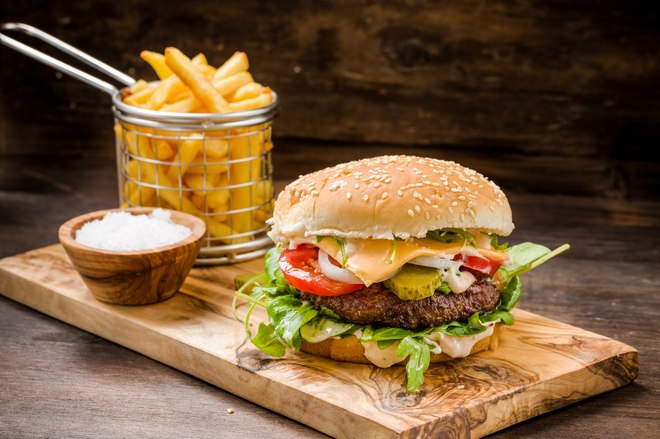
#> input picture Projets_perso/food1.jpg, 660 x 439 px
$ python traitement_image.py
#> lines starting #> are read from the running program, lines starting #| are printed output that depends on the picture
import numpy as np
import matplotlib.pyplot as plt

# Lecture de l'image
img = plt.imread('food1.jpg')
#> img is the input picture: shape (439, 660, 3); mean R, G, B 120.5, 90.2, 57.3
# Affichage du format de l'image
print(img.shape)
#| (439, 660, 3)
# Affichage du type de l'image
print(img.dtype)
#| uint8
# Application du filtre mirroir horizontal
image = img[:, ::-1, :]
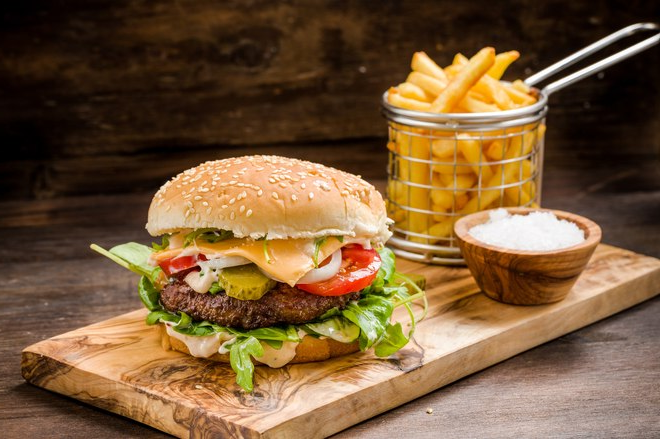
#> image: shape (439, 660, 3); mean R, G, B 120.5, 90.2, 57.3
# Application de la formule de luminance
image_2D = 0.299*image[:, :, 0] + 0.587*image[:, :, 1] + 0.114*image[:, :, 2]
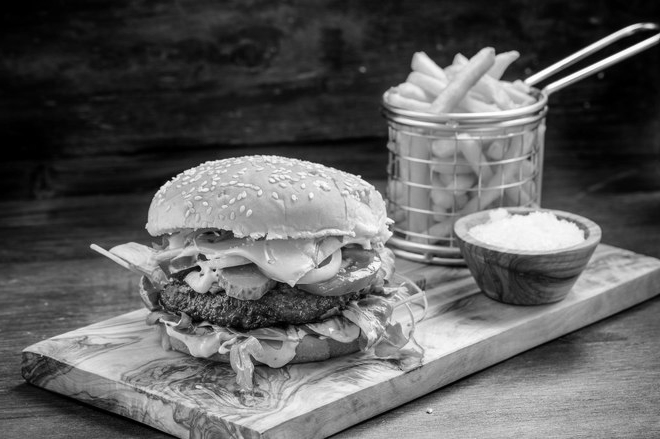
#> image_2D: shape (439, 660) float64; min 0, max 255, mean 95.5
# Augmentation de la luminosité de 30%
image_2D_30 = np.clip(image_2D*1.3, 0, 255)
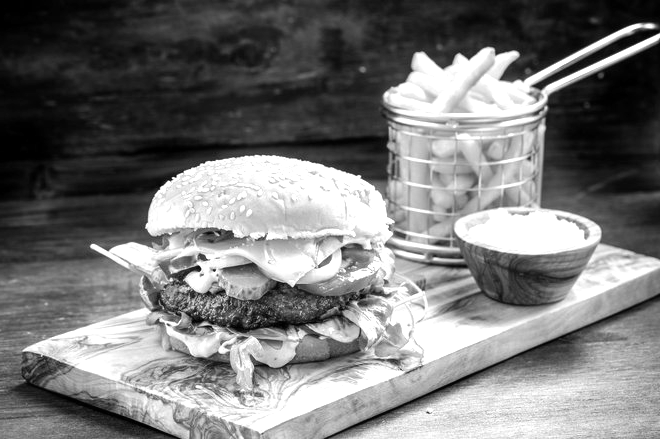
#> image_2D_30: shape (439, 660) float64; min 0, max 255, mean 121.3
# Isolation du burger
burger_zoom = image_2D_30[150:421, 100:451]
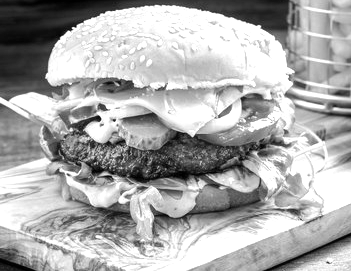
#> burger_zoom: shape (271, 351) float64; min 0, max 255, mean 171.4
# Affichage du rendu final
plt.imshow(image)
plt.show()

$ run again, with Projets_perso/food2.jpg copied over Projets_perso/food1.jpg
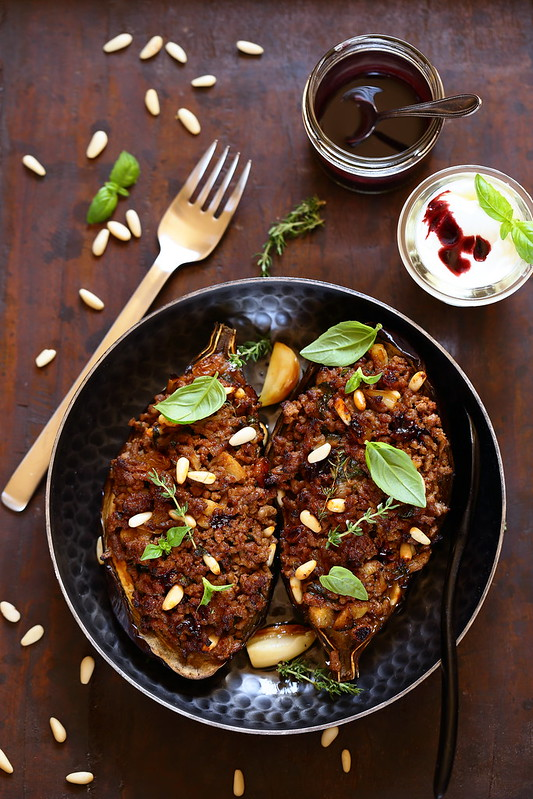
#> input picture Projets_perso/food2.jpg, 533 x 799 px
#> img is the input picture: shape (799, 533, 3); mean R, G, B 92.9, 67.6, 54.8
#| (799, 533, 3)
#| uint8
#> `image_2D_30 = np.clip(image_2D*1.3, 0, 255)`:
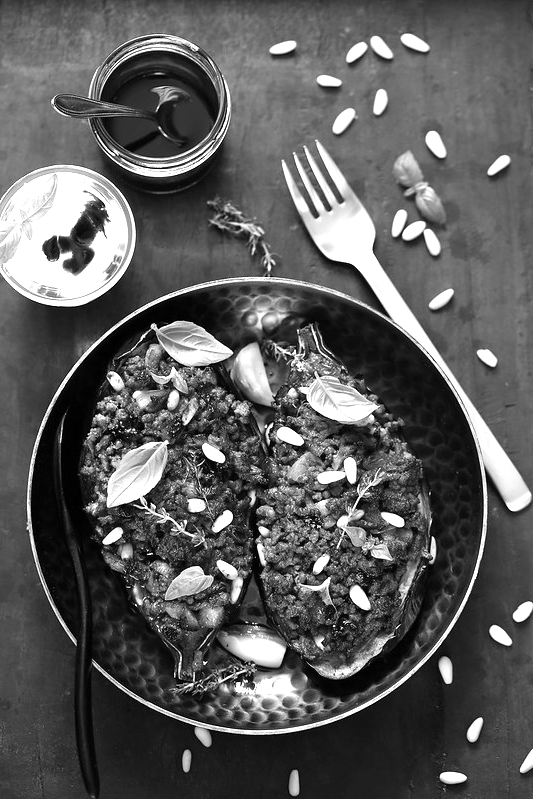
#> image_2D_30: shape (799, 533) float64; min 0, max 255, mean 92.8
#> `burger_zoom = image_2D_30[150:421, 100:451]`:
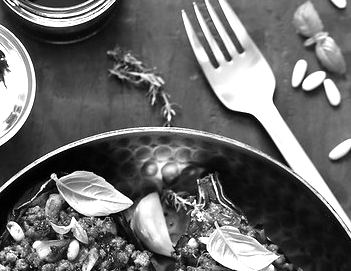
#> burger_zoom: shape (271, 351) float64; min 0, max 255, mean 108.9
